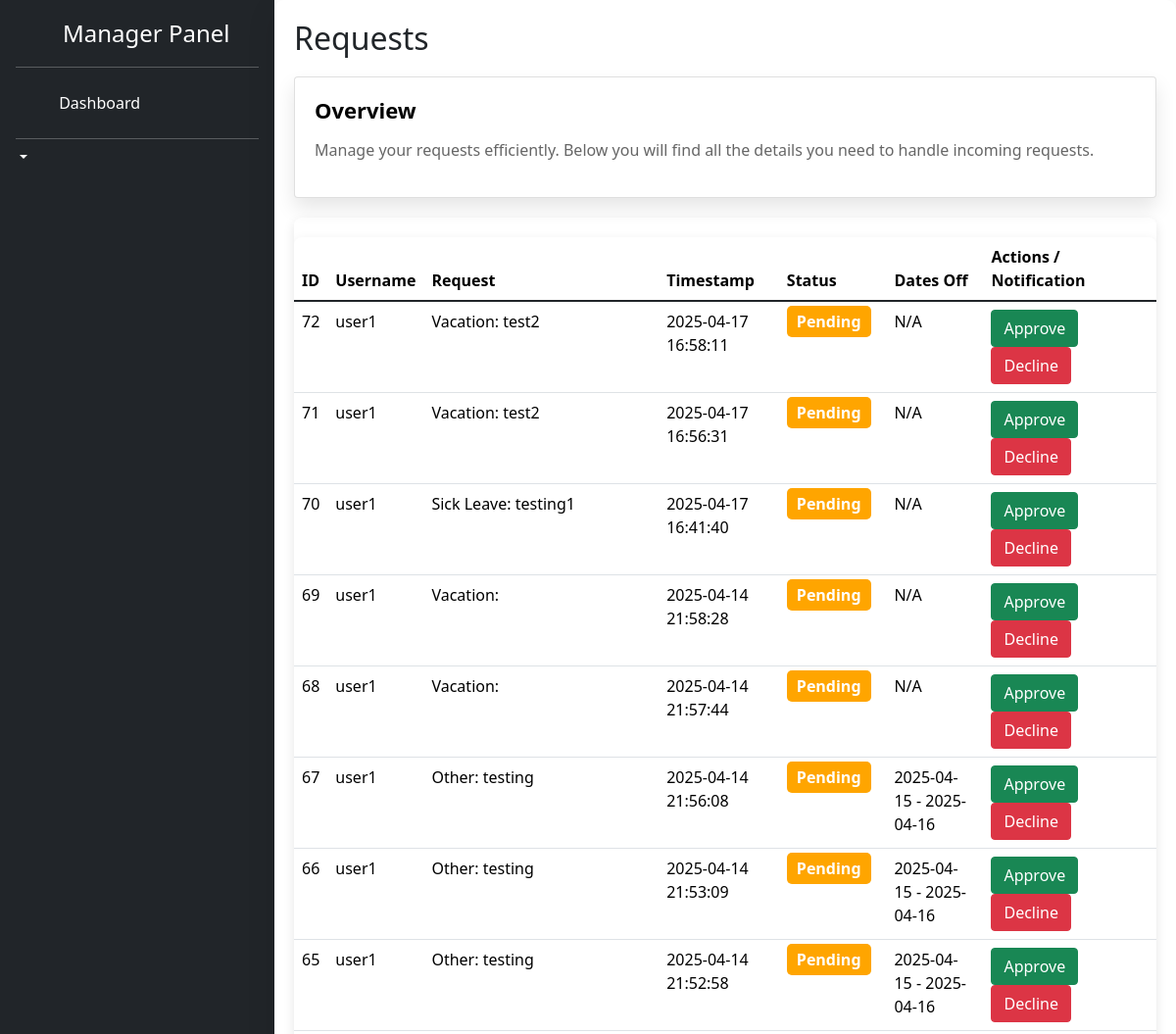
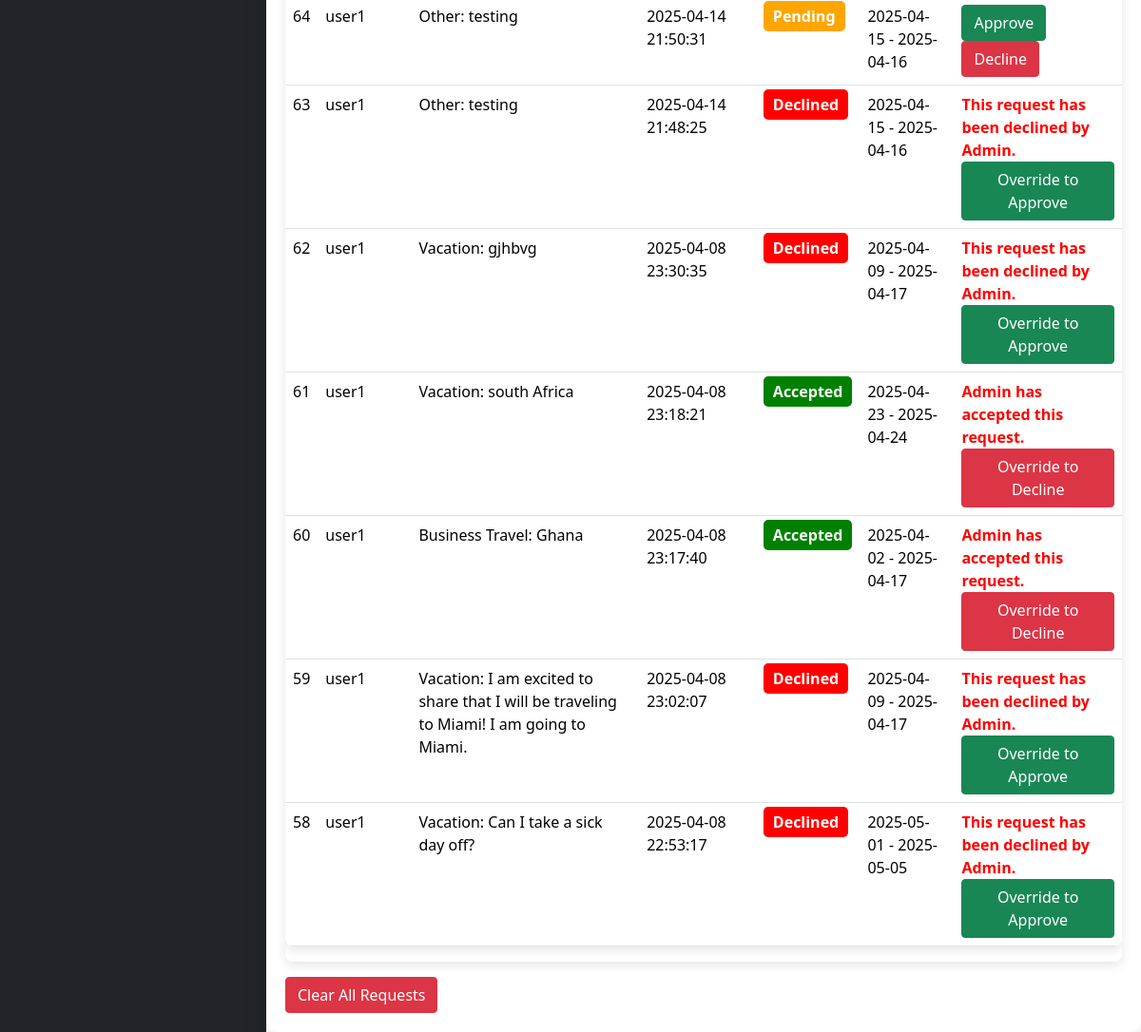
The page /manager_dashboard (signed in) on the database its author committed (2 pictures, top to bottom).
### tables this page shows
CREATE TABLE requests (
    id INTEGER PRIMARY KEY AUTOINCREMENT,
    username TEXT NOT NULL,
    request TEXT NOT NULL,
    timestamp DATETIME DEFAULT CURRENT_TIMESTAMP
, status TEXT DEFAULT 'pending', user_id INTEGER, start_date TEXT, end_date TEXT);

### main.py (the view)
@app.route("/manager_dashboard")
def manager_dashboard():
    if "user" in session and session.get("role") == "manager":
        conn = sqlite3.connect("users.db")
        cursor = conn.cursor()
        cursor.execute("""
            SELECT id, username, request, timestamp, status, start_date, end_date
            FROM requests
            ORDER BY timestamp DESC""")
        all_requests = cursor.fetchall()
        conn.close()
        processed_requests = []
        now = datetime.now()
        for req in all_requests:
            req_id, req_username, req_text, req_timestamp, req_status, start_date, end_date = req
            notification = None
            if req_status == "pending_manager":
                try:
                    req_time = datetime.strptime(req_timestamp, '%Y-%m-%d %H:%M:%S')
                    if (now - req_time).total_seconds() > 3 * 3600:
                        notification = "This request has been pending for over 3 hours."
                except Exception:
                    pass
            elif req_status == "accepted":
                notification = "Admin has accepted this request. Please review."
            processed_requests.append({
                "id": req_id,
                "username": req_username,
                "request": req_text,
                "timestamp": req_timestamp,
                "status": req_status,
                "start_date": start_date,
                "end_date": end_date,
                "notification": notification
            })
        return render_template("HTML/manager_dashboard.html", requests=processed_requests)
    return redirect(url_for("login"))

### templates/HTML/manager_dashboard.html (shortened to what this page needs)
<!DOCTYPE html>
<html lang="en">
<head>
  <link rel="stylesheet" href="{{ url_for('static', filename='CSS/sidebars.css') }}">
  <link rel="stylesheet" href="{{ url_for('static', filename='CSS/dashboard.css') }}">
  <link rel="stylesheet" href="{{ url_for('static', filename='CSS/manager_dashboard.css') }}">
  <link href="https://cdn.jsdelivr.net/npm/bootstrap@5.3.2/dist/css/bootstrap.min.css" rel="stylesheet">
  <link rel="stylesheet" href="https://cdn.jsdelivr.net/npm/flatpickr/dist/flatpickr.min.css">
  <link rel="stylesheet" href="https://cdn.jsdelivr.net/npm/@docsearch/css@3">
  <link href="../assets/dist/css/bootstrap.min.css" rel="stylesheet">
  <link rel="stylesheet" href="https://cdnjs.cloudflare.com/ajax/libs/bootstrap/5.1.3/css/bootstrap.min.css" />
  <link rel="stylesheet" href="https://cdnjs.cloudflare.com/ajax/libs/font-awesome/6.0.0/css/all.min.css" />
</head>
<body>
  <div class="app-container">
    <div class="sidebar flex-column flex-shrink-0 p-3 text-bg-dark" style="width: 280px;">
      <a href="/" class="d-flex align-items-center mb-3 mb-md-0 me-md-auto text-white text-decoration-none">
        <svg class="bi pe-none me-2" width="40" height="32"><use xlink:href="#bootstrap"/></svg>
        <span class="fs-4">Manager Panel</span>
      </a>
      <hr>
      <ul class="nav nav-pills flex-column mb-auto">
        <li class="nav-item">
          <a href="{{ url_for('manager_dashboard') }}" class="nav-link text-white" >
            <svg class="bi pe-none me-2" width="16" height="16"><use xlink:href="#"/></svg>
             Dashboard
          </a>
        </li>
      </ul>
      <hr>
      <div class="dropdown">
        <a href="#" class="d-flex align-items-center text-white text-decoration-none dropdown-toggle" data-bs-toggle="dropdown" aria-expanded="false">
        </a>
      </div>
    </div>
  <div class="main-content">
    <h2>Requests</h2>
    <div class="card">
      <h4>Overview</h4>
      <p>Manage your requests efficiently. Below you will find all the details you need to handle incoming requests.</p>
    </div>
    <div class="table">
      <table class="table table-hover">
        <thead>
          <tr>
            <th>ID</th>
            <th>Username</th>
            <th>Request</th>
            <th>Timestamp</th>
            <th>Status</th>
            <th>Dates Off</th>
            <th>Actions / Notification</th>
          </tr>
        </thead>
        <tbody>
          {% for req in requests %}
          <tr>
            <td>{{ req.id }}</td>
            <td>{{ req.username }}</td>
            <td>{{ req.request }}</td>
            <td>{{ req.timestamp }}</td>
            <td>
              <span class="status-badge
                {% if req.status == 'pending' %}status-pending
                {% elif req.status == 'accepted' %}status-approved
                {% elif req.status == 'declined' %}status-rejected
                {% endif %}">
                {{ req.status }}
              </span>
            </td>
            <td>
              {% if req.start_date and req.end_date %}
                {{ req.start_date }} - {{ req.end_date }}
              {% else %}
                N/A
              {% endif %}
            </td>
            <td>
              {% if req.status == 'accepted' %}
                <span class="notification">Admin has accepted this request.</span><br>
                <form action="{{ url_for('update_request', request_id=req.id, action='decline') }}" method="POST" style="display:inline;">
                  <button type="submit" class="btn btn-danger">Override to Decline</button>
                </form>
              {% elif req.status == 'declined' %}
                <span class="notification">This request has been declined by Admin.</span><br>
                <form action="{{ url_for('update_request', request_id=req.id, action='accept') }}" method="POST" style="display:inline;">
                  <button type="submit" class="btn btn-success">Override to Approve</button>
                </form>
              {% elif req.status in ['pending', 'pending_manager'] %}
                <form action="{{ url_for('update_request', request_id=req.id, action='accept') }}" method="POST" style="display:inline;">
                  <button type="submit" class="btn btn-success">Approve</button>
                </form>
                <form action="{{ url_for('update_request', request_id=req.id, action='decline') }}" method="POST" style="display:inline;">
                  <button type="submit" class="btn btn-danger">Decline</button>
                </form>
              {% else %}
                <span>{{ req.status | capitalize }}</span>
              {% endif %}
            </td>
          </tr>
          {% endfor %}
        </tbody>
      </table>
    </div>
    <form id="clearForm" action="{{ url_for('clear_requests') }}" method="POST" onsubmit="return confirmClear()">
      <button type="submit" class="btn btn-danger">Clear All Requests</button>
    </form>
  </div>
</body>
</html>

### static/CSS/sidebars.css (style rules this page uses)
body { min-height: 100vh; min-height: -webkit-fill-available; }
html { height: -webkit-fill-available; }
.dropdown-toggle { outline: 0; }
.nav-link { display: flex; align-items: center; padding: 10px 15px; color: white; border-radius: 6px; transition: background-color 0.2s ease; }

### static/CSS/dashboard.css (style rules this page uses)
*,body { margin:0 }
* { padding:0;box-sizing:border-box }
body { font-family:Poppins,sans-serif; height:100vh; background:#f8f9fa; color:#000; }
.app-container { display: flex; height: 100vh; }
.main-content { flex:1; padding:20px; overflow-y:auto; }
.bi { vertical-align:-.125em; fill:currentColor }

### static/CSS/manager_dashboard.css (style rules this page uses)
.card h4,h2 { font-weight:600; }
* { margin:0; padding:0; box-sizing:border-box; }
body { font-family:Poppins,sans-serif; background:#f0f2f5; height:100vh; display:flex; flex-direction:column; color:#333; }
.main-content { padding:20px; flex-grow:1; background:#fff; border-radius:10px; box-shadow:0 10px 30px rgba(0,0,0,.1); transition:.3s; }
h2 { font-size:28px; margin-bottom: 30px; }
.table { width:100%; background-color:#fff; border-radius:8px; box-shadow:0 4px 12px rgba(0,0,0,.1); margin-top:20px; overflow:hidden; border-collapse:collapse; }
td,th { padding:15px; text-align:left; font-size:16px; }
th { background-color:#6a11cb; color:#fff; }
tr:nth-child(2n) { background-color:#f9f9f9; }
.status-badge { padding:5px 10px; border-radius:5px; font-weight:700; text-transform:capitalize; }
.status-pending { background:orange; color:#fff; }
.status-approved { background:green; color:#fff; }
.status-rejected { background:red; color:#fff; }
.btn { padding:8px 15px; border-radius:5px; font-size:14px; color:#fff; border:none; cursor:pointer; transition:background-color .3s; text-decoration:none; }
.btn-success { background-color:#6a11cb; }
.btn-danger { background-color:red; }
.notification { color:red; font-weight:700; }
.card { background:#fff; border-radius:8px; box-shadow:0 10px 20px rgba(0,0,0,.1); padding:20px; margin:20px 0; transition:.3s; }
.card h4 { color:#000; font-size:22px; margin-bottom:15px }
.card p { font-size:16px; color:#666; }

### rows shown on the page
requests: id "72", username "user1", request "Vacation: test2", timestamp "2025-04-17 16:58:11", status "Pending", start_date "N/A"
requests: id "71", username "user1", request "Vacation: test2", timestamp "2025-04-17 16:56:31", status "Pending", start_date "N/A"
requests: id "70", username "user1", request "Sick Leave: testing1", timestamp "2025-04-17 16:41:40", status "Pending", start_date "N/A"
requests: id "69", username "user1", request "Vacation:", timestamp "2025-04-14 21:58:28", status "Pending", start_date "N/A"
requests: id "68", username "user1", request "Vacation:", timestamp "2025-04-14 21:57:44", status "Pending", start_date "N/A"
requests: id "67", username "user1", request "Other: testing", timestamp "2025-04-14 21:56:08", status "Pending", start_date "2025-04-15", end_date "2025-04-16"
requests: id "66", username "user1", request "Other: testing", timestamp "2025-04-14 21:53:09", status "Pending", start_date "2025-04-15", end_date "2025-04-16"
requests: id "65", username "user1", request "Other: testing", timestamp "2025-04-14 21:52:58", status "Pending", start_date "2025-04-15", end_date "2025-04-16"
requests: id "64", username "user1", request "Other: testing", timestamp "2025-04-14 21:50:31", status "Pending", start_date "2025-04-15", end_date "2025-04-16"
requests: id "63", username "user1", request "Other: testing", timestamp "2025-04-14 21:48:25", status "Declined", start_date "2025-04-15", end_date "2025-04-16"
requests: id "62", username "user1", request "Vacation: gjhbvg", timestamp "2025-04-08 23:30:35", status "Declined", start_date "2025-04-09", end_date "2025-04-17"
requests: id "61", username "user1", request "Vacation: south Africa", timestamp "2025-04-08 23:18:21", status "Accepted", start_date "2025-04-23", end_date "2025-04-24"
requests: id "60", username "user1", request "Business Travel: Ghana", timestamp "2025-04-08 23:17:40", status "Accepted", start_date "2025-04-02", end_date "2025-04-17"
requests: id "59", username "user1", request "Vacation: I am excited to share that I will be traveling to Miami! I am going to Miami.", timestamp "2025-04-08 23:02:07", status "Declined", start_date "2025-04-09", end_date "2025-04-17"
requests: id "58", username "user1", request "Vacation: Can I take a sick day off?", timestamp "2025-04-08 22:53:17", status "Declined", start_date "2025-05-01", end_date "2025-05-05"
